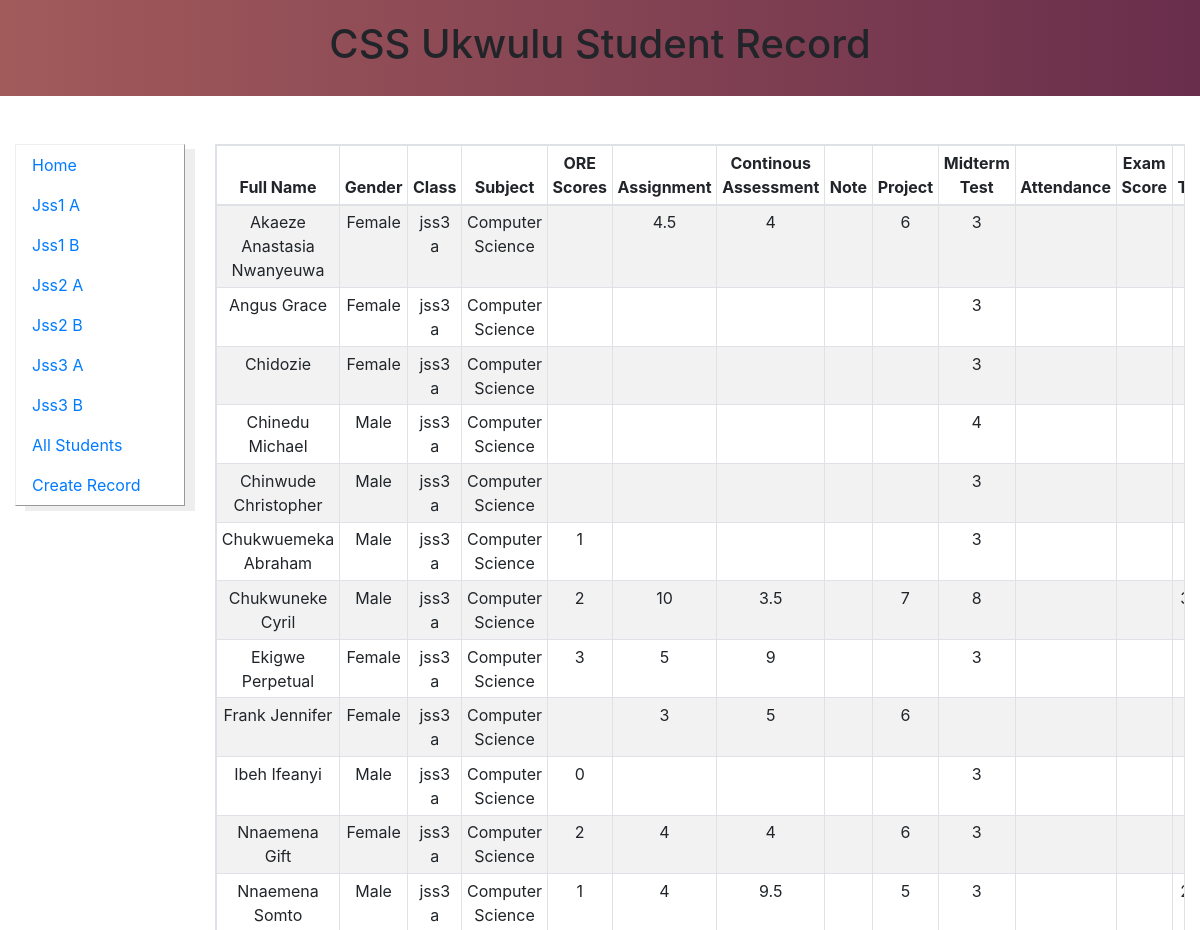
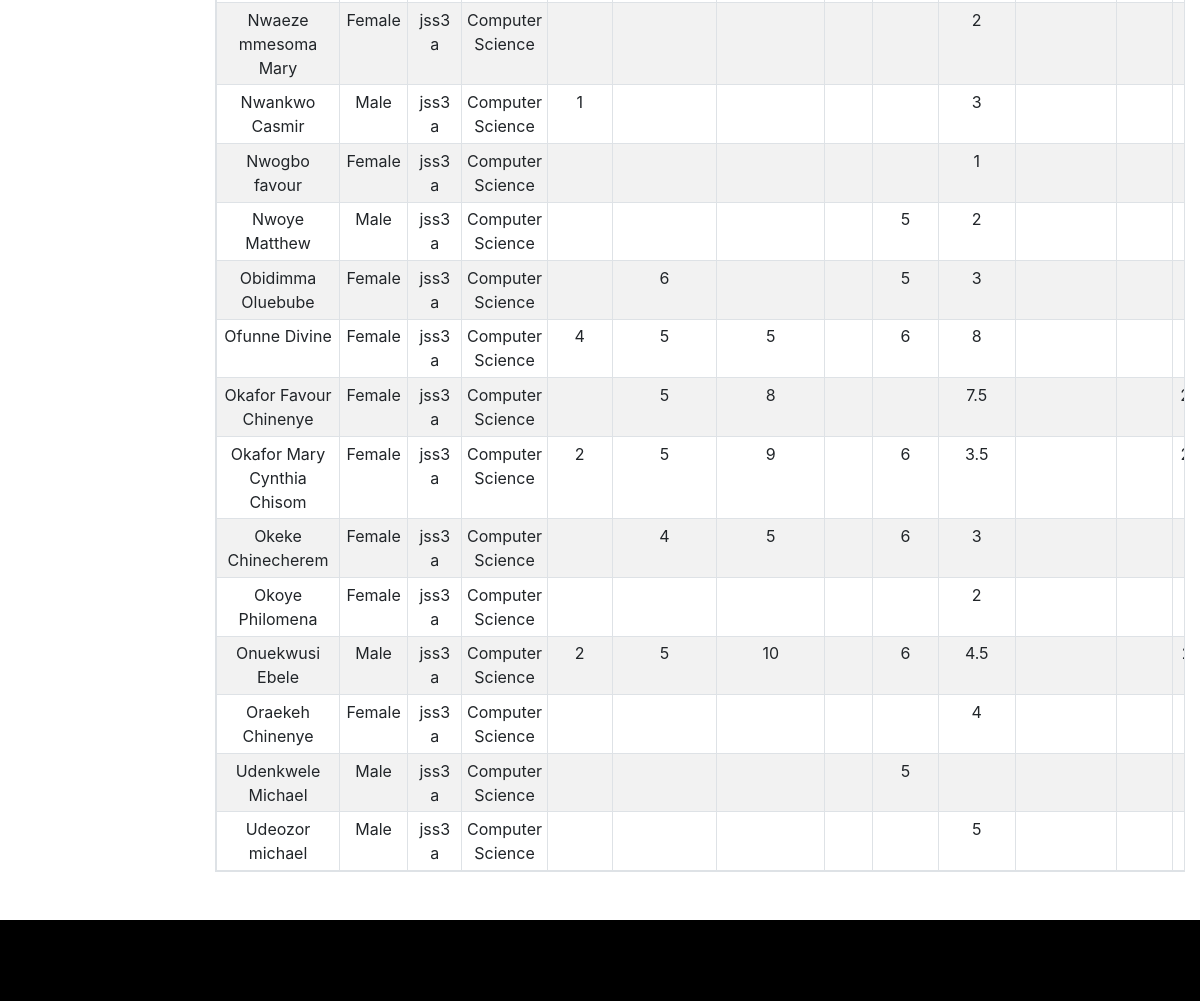
The page /jss3a.php on the database its author committed (2 pictures, top to bottom).
### tables this page shows
CREATE TABLE `scores` (
  `StudentsId` int(11) NOT NULL,
  `Name` varchar(50) DEFAULT NULL,
  `Gender` varchar(11) NOT NULL,
  `Student_Class` varchar(100) NOT NULL,
  `Subject` varchar(50) NOT NULL,
  `ORE` varchar(50) DEFAULT NULL,
  `Assignment` varchar(50) DEFAULT NULL,
  `C_A` varchar(50) NOT NULL,
  `Note` varchar(50) NOT NULL,
  `Project` varchar(50) NOT NULL,
  `MidtermTest` varchar(50) DEFAULT NULL,
  `Attendance` varchar(50) DEFAULT NULL,
  `Exam` varchar(50) DEFAULT NULL,
  `Total` varchar(100) NOT NULL,
  `Grade` varchar(50) DEFAULT NULL,
  `Avatar` varchar(100) NOT NULL,
  `Status` int(11) NOT NULL
);

### jss3a.php (the view, shortened to what this page needs)
<?php include 'control.php' ?>
<!DOCTYPE html>
<html lang="en">
<head>
	<link rel="stylesheet"  href="main.css">
	<link rel="stylesheet" type="text/css" href="css/bootstrap.min.css">
</head>
<body>
<header>
	<div class="container">
	<div class="header-top">
		<h1 class="text-center">CSS Ukwulu Student Record</h1>
	</div>
</header>
<section>
	<div class="container-fluid">
		<div class="row">
		<div class="col-sm-12 col-md-2">
			<?php include 'sidenav.php'?>
		</div>
		<div class="col-sm-12 col-md-10 d-flex justify-content-center">
		<table class="table table-striped table-bordered table-responsive my-5 text-center table-sm">
			<?php $result = mysqli_query($conn, "SELECT * FROM scores where Student_Class = 'jss3 a' ORDER BY Name ASC") or die(mysqli_error($conn));?>
			<thead>
				<tr>
					<th scope="col">Full Name</th>
					<th scope="col">Gender</th>
					<th scope="col">Class</th>
					<th scope="col">Subject</th>
					<th scope="col">ORE Scores</th>
					<th scope="col">Assignment</th>
					<th scope="col">Continous Assessment</th>
					<th scope="col">Note</th>
					<th scope="col">Project</th>
					<th scope="col">Midterm Test</th>
					<th scope="col">Attendance</th>
					<th scope="col">Exam Score</th>
					<th scope="col">Total</th>
				</tr>
			</thead>
			<tbody>
				<?php while ($row = mysqli_fetch_assoc($result)) {?>
				<tr>
					<td><?php echo $row['Name']?></td>
					<td><?php echo $row['Gender']?></td>
					<td><?php echo $row['Student_Class']?></td>
					<td><?php echo $row['Subject']?></td>
					<td><?php echo $row['ORE']?></td>
					<td><?php echo $row['Assignment']?></td>
					<td><?php echo $row['C_A']?></td>
					<td><?php echo $row['Note']?></td>
					<td><?php echo $row['Project']?></td>
					<td><?php echo $row['MidtermTest']?></td>
					<td><?php echo $row['Attendance']?></td>
					<td><?php echo $row['Exam']?></td>
					<td><?php echo $row['Total']?></td>
				</tr>
				<?php }?>
			</tbody>
		</table>
	</div>
	</div>
</div>
</section>
<footer class="footer1 d-flex">
</footer>
</body>
</html>

### main.css (style rules this page uses)
* { margin: 0; }
html { font-size: 1rem; }
header { background: linear-gradient(to right, #a25b5b, #692e4c); padding: 20px; }
.footer1 { padding: 40px; display: flex; margin-bottom: -40px; border-top: 1px solid black; background: black; }

### rows shown on the page
scores: Name "Akaeze Anastasia Nwanyeuwa", Gender "Female", Student_Class "jss3 a", Subject "Computer Science", Assignment "4.5", C_A "4", Project "6", MidtermTest "3"
scores: Name "Angus Grace", Gender "Female", Student_Class "jss3 a", Subject "Computer Science", MidtermTest "3"
scores: Name "Chidozie", Gender "Female", Student_Class "jss3 a", Subject "Computer Science", MidtermTest "3"
scores: Name "Chinedu Michael", Gender "Male", Student_Class "jss3 a", Subject "Computer Science", MidtermTest "4"
scores: Name "Chinwude Christopher", Gender "Male", Student_Class "jss3 a", Subject "Computer Science", MidtermTest "3"
scores: Name "Chukwuemeka Abraham", Gender "Male", Student_Class "jss3 a", Subject "Computer Science", ORE "1", MidtermTest "3"
scores: Name "Chukwuneke Cyril", Gender "Male", Student_Class "jss3 a", Subject "Computer Science", ORE "2", Assignment "10", C_A "3.5", Project "7", MidtermTest "8"
scores: Name "Ekigwe Perpetual", Gender "Female", Student_Class "jss3 a", Subject "Computer Science", ORE "3", Assignment "5", C_A "9", MidtermTest "3"
scores: Name "Frank Jennifer", Gender "Female", Student_Class "jss3 a", Subject "Computer Science", Assignment "3", C_A "5", Project "6"
scores: Name "Ibeh Ifeanyi", Gender "Male", Student_Class "jss3 a", Subject "Computer Science", ORE "0", MidtermTest "3"
scores: Name "Nnaemena Gift", Gender "Female", Student_Class "jss3 a", Subject "Computer Science", ORE "2", Assignment "4", C_A "4", Project "6", MidtermTest "3"
scores: Name "Nnaemena Somto", Gender "Male", Student_Class "jss3 a", Subject "Computer Science", ORE "1", Assignment "4", C_A "9.5", Project "5", MidtermTest "3"
scores: Name "Nwaeze mmesoma Mary", Gender "Female", Student_Class "jss3 a", Subject "Computer Science", MidtermTest "2"
scores: Name "Nwankwo Casmir", Gender "Male", Student_Class "jss3 a", Subject "Computer Science", ORE "1", MidtermTest "3"
scores: Name "Nwogbo favour", Gender "Female", Student_Class "jss3 a", Subject "Computer Science", MidtermTest "1"
scores: Name "Nwoye Matthew", Gender "Male", Student_Class "jss3 a", Subject "Computer Science", Project "5", MidtermTest "2"
scores: Name "Obidimma Oluebube", Gender "Female", Student_Class "jss3 a", Subject "Computer Science", Assignment "6", Project "5", MidtermTest "3"
scores: Name "Ofunne Divine", Gender "Female", Student_Class "jss3 a", Subject "Computer Science", ORE "4", Assignment "5", C_A "5", Project "6", MidtermTest "8"
scores: Name "Okafor Favour Chinenye", Gender "Female", Student_Class "jss3 a", Subject "Computer Science", Assignment "5", C_A "8", MidtermTest "7.5"
scores: Name "Okafor Mary Cynthia Chisom", Gender "Female", Student_Class "jss3 a", Subject "Computer Science", ORE "2", Assignment "5", C_A "9", Project "6", MidtermTest "3.5"
scores: Name "Okeke Chinecherem", Gender "Female", Student_Class "jss3 a", Subject "Computer Science", Assignment "4", C_A "5", Project "6", MidtermTest "3"
scores: Name "Okoye Philomena", Gender "Female", Student_Class "jss3 a", Subject "Computer Science", MidtermTest "2"
scores: Name "Onuekwusi Ebele", Gender "Male", Student_Class "jss3 a", Subject "Computer Science", ORE "2", Assignment "5", C_A "10", Project "6", MidtermTest "4.5"
scores: Name "Oraekeh Chinenye", Gender "Female", Student_Class "jss3 a", Subject "Computer Science", MidtermTest "4"
scores: Name "Udenkwele Michael", Gender "Male", Student_Class "jss3 a", Subject "Computer Science", Project "5"
scores: Name "Udeozor michael", Gender "Male", Student_Class "jss3 a", Subject "Computer Science", MidtermTest "5"
